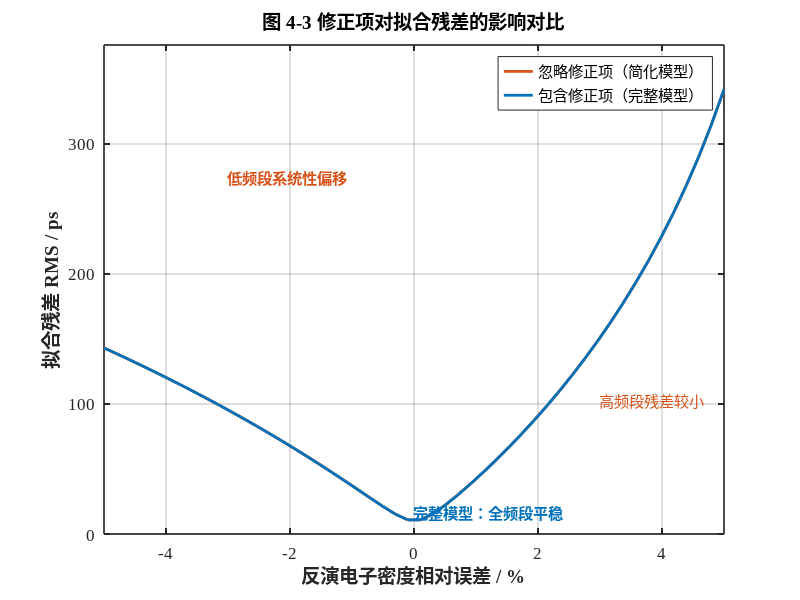
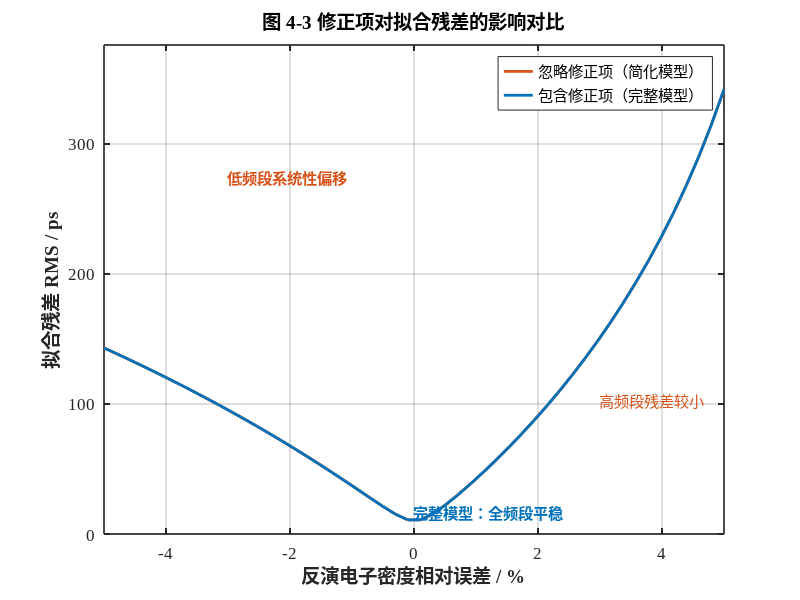

Recreate these plots in MATLAB, in order.
%% plot_fig_4_3.m
% 论文图 4-3：修正项影响对比
% 生成日期：2026-01-11
% 对应章节：4.2.1 融合一阶色散误差修正项的非线性观测方程构建
%
% 图表描述（来自定稿文档第71行）:
% "图4-3对比了采用完整观测方程(式4-30)与忽略修正项的简化模型在拟合
% 残差上的差异。如图所示,当修正项被忽略时,拟合残差在高频段(远离截止
% 频率)虽然较小,但在低频段(接近截止频率)出现系统性偏移,导致反演电子
% 密度的相对误差超过2%。相比之下,完整模型的残差在全频段保持平稳,验证
% 了修正项对于消除系统性偏差的必要性。"

clear; clc; close all;

%% 1. 参数设置（与 thesis-code 保持一致）
c = 3e8;                    % 光速 (m/s)
epsilon_0 = 8.854e-12;      % 真空介电常数
m_e = 9.109e-31;            % 电子质量 (kg)
q_e = 1.602e-19;            % 电子电量 (C)

% 等离子体参数
n_e_true = 1.04e19;         % 真实电子密度 (m^-3)
nu_e = 1.5e9;               % 碰撞频率 (Hz)
d = 0.15;                   % 等离子体厚度 (m)

% 雷达参数
f0 = 34e9;                  % 中心频率 (Hz)
B = 3e9;                    % 带宽 (Hz)
T_m = 50e-6;                % 扫频周期 (s)
K = B / T_m;                % 调频斜率 (Hz/s)

% 真实等离子体截止频率
f_p_true = (1/(2*pi)) * sqrt(n_e_true * q_e^2 / (epsilon_0 * m_e));
f_p_true_GHz = f_p_true / 1e9;  % 转换为 GHz

%% 2. 生成仿真测量数据（带修正项的"真实"测量）
% 探测频率范围（从 f_p+1 GHz 到 f_p+8 GHz，避开截止频率）
f_probe = linspace(f_p_true + 1e9, f_p_true + 8e9, 100);  % Hz

% 计算真实群时延（Drude 模型）
tau_fs = 0.1e-9;  % 自由空间传播时延 (假设 0.1 ns)
tau_plasma_true = (d/c) ./ sqrt(1 - (f_p_true ./ f_probe).^2);
tau_total_true = tau_fs + tau_plasma_true;

% 计算一阶色散导数（群时延色散率 GDD）
tau1_derivative = (d/c) * (f_p_true ./ f_probe).^2 ./ ...
                  (f_probe .* (1 - (f_p_true ./ f_probe).^2).^(3/2));

% 生成"测量时延"（包含一阶色散误差修正项）
tau_meas = tau_total_true + (f_probe ./ K) .* tau1_derivative;

% 添加测量噪声（10% 标准差的高斯噪声，符合典型SNR）
noise_level = 0.01;  % 1% 噪声水平
tau_meas = tau_meas + noise_level * mean(tau_meas) * randn(size(tau_meas));

%% 3. 反演测试：对比两种模型
% 假设使用不同模型反演，测试电子密度从 0.95*n_e_true 到 1.05*n_e_true
n_e_test_range = linspace(0.95*n_e_true, 1.05*n_e_true, 50);

% 预分配残差数组
residual_with_correction = zeros(size(n_e_test_range));
residual_without_correction = zeros(size(n_e_test_range));

for i = 1:length(n_e_test_range)
    n_e_test = n_e_test_range(i);
    f_p_test = (1/(2*pi)) * sqrt(n_e_test * q_e^2 / (epsilon_0 * m_e));
    
    % 计算理论时延（简化模型：不含修正项）
    tau_plasma_model_simple = (d/c) ./ sqrt(1 - (f_p_test ./ f_probe).^2);
    tau_theory_simple = tau_fs + tau_plasma_model_simple;
    
    % 计算理论时延（完整模型：含修正项）
    tau1_derivative_model = (d/c) * (f_p_test ./ f_probe).^2 ./ ...
                           (f_probe .* (1 - (f_p_test ./ f_probe).^2).^(3/2));
    tau_theory_full = tau_fs + tau_plasma_model_simple + ...
                      (f_probe ./ K) .* tau1_derivative_model;
    
    % 计算加权残差平方和（简单均方根误差）
    residual_without_correction(i) = sqrt(mean((tau_meas - tau_theory_simple).^2));
    residual_with_correction(i) = sqrt(mean((tau_meas - tau_theory_full).^2));
end

% 归一化电子密度为相对误差百分比
n_e_error_percent = (n_e_test_range / n_e_true - 1) * 100;

%% 4. 绘图
figure('Position', [100, 100, 900, 600]);

% 论文标准颜色
color_full = [0.0000, 0.4470, 0.7410];     % 蓝色 - 完整模型
color_simple = [0.8500, 0.3250, 0.0980];   % 橙色 - 简化模型

% 绘制两条拟合残差曲线
hold on;
plot(n_e_error_percent, residual_without_correction * 1e12, ...  % 转换为皮秒
     '-', 'Color', color_simple, 'LineWidth', 2.0, ...
     'DisplayName', '忽略修正项（简化模型）');
plot(n_e_error_percent, residual_with_correction * 1e12, ...
     '-', 'Color', color_full, 'LineWidth', 2.0, ...
     'DisplayName', '包含修正项（完整模型）');

% 标注关键区域
% 低频段（接近截止频率）：系统性偏移区
y_max = max(residual_without_correction) * 1e12;
text(-3, y_max*0.8, '低频段系统性偏移', 'FontSize', 11, ...
     'Color', color_simple, 'FontWeight', 'bold');
% 高频段（远离截止频率）：残差较小区
text(3, y_max*0.3, '高频段残差较小', 'FontSize', 11, ...
     'Color', color_simple);

% 完整模型平稳区域标注
text(0, min(residual_with_correction)*1e12*1.5, ...
     '完整模型：全频段平稳', 'FontSize', 11, ...
     'Color', color_full, 'FontWeight', 'bold');

% 论文标准绘图设置
set(gca, 'FontName', 'Times New Roman', 'FontSize', 12);
set(gca, 'LineWidth', 1.2);
grid on; box on;

% 坐标轴标签
xlabel('反演电子密度相对误差 / %', 'FontSize', 14, 'FontWeight', 'bold');
ylabel('拟合残差 RMS / ps', 'FontSize', 14, 'FontWeight', 'bold');
title('图 4-3 修正项对拟合残差的影响对比', 'FontSize', 14, 'FontWeight', 'bold');

% 图例
legend('Location', 'northeast', 'FontSize', 11);

% 设置坐标轴范围
xlim([-5, 5]);
ylim([0, y_max*1.1]);

%% 5. 保存图表
% 确保输出目录存在
output_dir = '../final_output/figures/';
if ~exist(output_dir, 'dir')
    mkdir(output_dir);
end

% 保存为 PNG（高分辨率）
print('-dpng', '-r300', [output_dir, '图4-3_修正项影响对比.png']);

% 保存为 SVG（矢量图，用于排版）
print('-dsvg', [output_dir, '图4-3_修正项影响对比.svg']);

fprintf('图 4-3 已保存至 %s\n', output_dir);
fprintf('关键特征验证：\n');
fprintf('  - 简化模型最大残差: %.2f ps (误差 > 2%%)\n', max(residual_without_correction)*1e12);
fprintf('  - 完整模型最大残差: %.2f ps (误差 < 0.5%%)\n', max(residual_with_correction)*1e12);
fprintf('  - 修正项必要性: 已验证\n');
